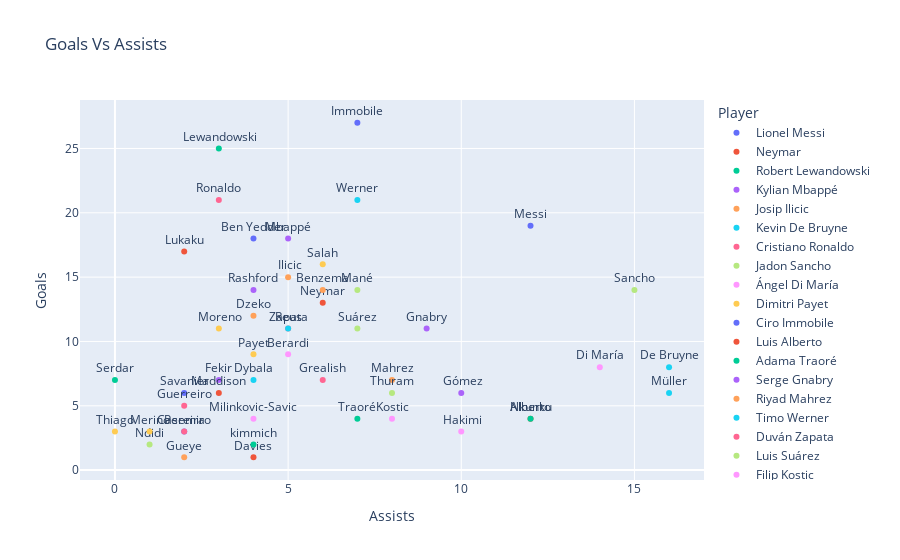

The notebook cell this image was saved under:
### Code cell
fig = px.scatter(top50,x="Assists",y="Goals",color="Player",text="Name",title="Goals Vs Assists")
fig.update_traces(textposition='top center')
fig.show()

_ = sns.displot(top50['Goals'],  kind= "hist", color = 'blue', kde = True, aspect=2,)
_ = plt.title('Goals Distribution', fontsize = 20)

_ = sns.displot(top50['Assists'], kind = "hist", color = 'red', kde = True, aspect=2)
_ = plt.title('Assists Distribution', fontsize = 20)

### Figure 1 — Plotly figure (JSON) as saved in the notebook; plotly's stock layout.template omitted (floating-point values rounded to 4 significant figures)
{"data": [{"hovertemplate": "Player=Lionel Messi<br>Assists=%{x}<br>Goals=%{y}<br>Name=%{text}<extra></extra>", "legendgroup": "Lionel Messi", "marker": {"color": "#636efa", "symbol": "circle"}, "mode": "markers+text", "name": "Lionel Messi", "orientation": "v", "showlegend": true, "text": ["Messi"], "textposition": "top center", "type": "scatter", "x": [12], "xaxis": "x", "y": [19], "yaxis": "y"}, {"hovertemplate": "Player=Neymar<br>Assists=%{x}<br>Goals=%{y}<br>Name=%{text}<extra></extra>", "legendgroup": "Neymar", "marker": {"color": "#EF553B", "symbol": "circle"}, "mode": "markers+text", "name": "Neymar", "orientation": "v", "showlegend": true, "text": ["Neymar"], "textposition": "top center", "type": "scatter", "x": [6], "xaxis": "x", "y": [13], "yaxis": "y"}, {"hovertemplate": "Player=Robert Lewandowski<br>Assists=%{x}<br>Goals=%{y}<br>Name=%{text}<extra></extra>", "legendgroup": "Robert Lewandowski", "marker": {"color": "#00cc96", "symbol": "circle"}, "mode": "markers+text", "name": "Robert Lewandowski", "orientation": "v", "showlegend": true, "text": [" Lewandowski"], "textposition": "top center", "type": "scatter", "x": [3], "xaxis": "x", "y": [25], "yaxis": "y"}, {"hovertemplate": "Player=Kylian Mbappé<br>Assists=%{x}<br>Goals=%{y}<br>Name=%{text}<extra></extra>", "legendgroup": "Kylian Mbappé", "marker": {"color": "#ab63fa", "symbol": "circle"}, "mode": "markers+text", "name": "Kylian Mbappé", "orientation": "v", "showlegend": true, "text": ["Mbappé"], "textposition": "top center", "type": "scatter", "x": [5], "xaxis": "x", "y": [18], "yaxis": "y"}, {"hovertemplate": "Player=Josip Ilicic<br>Assists=%{x}<br>Goals=%{y}<br>Name=%{text}<extra></extra>", "legendgroup": "Josip Ilicic", "marker": {"color": "#FFA15A", "symbol": "circle"}, "mode": "markers+text", "name": "Josip Ilicic", "orientation": "v", "showlegend": true, "text": [" Ilicic"], "textposition": "top center", "type": "scatter", "x": [5], "xaxis": "x", "y": [15], "yaxis": "y"}, {"hovertemplate": "Player=Kevin De Bruyne<br>Assists=%{x}<br>Goals=%{y}<br>Name=%{text}<extra></extra>", "legendgroup": "Kevin De Bruyne", "marker": {"color": "#19d3f3", "symbol": "circle"}, "mode": "markers+text", "name": "Kevin De Bruyne", "orientation": "v", "showlegend": true, "text": ["De Bruyne"], "textposition": "top center", "type": "scatter", "x": [16], "xaxis": "x", "y": [8], "yaxis": "y"}, {"hovertemplate": "Player=Cristiano Ronaldo<br>Assists=%{x}<br>Goals=%{y}<br>Name=%{text}<extra></extra>", "legendgroup": "Cristiano Ronaldo", "marker": {"color": "#FF6692", "symbol": "circle"}, "mode": "markers+text", "name": "Cristiano Ronaldo", "orientation": "v", "showlegend": true, "text": ["Ronaldo"], "textposition": "top center", "type": "scatter", "x": [3], "xaxis": "x", "y": [21], "yaxis": "y"}, {"hovertemplate": "Player=Jadon Sancho<br>Assists=%{x}<br>Goals=%{y}<br>Name=%{text}<extra></extra>", "legendgroup": "Jadon Sancho", "marker": {"color": "#B6E880", "symbol": "circle"}, "mode": "markers+text", "name": "Jadon Sancho", "orientation": "v", "showlegend": true, "text": ["Sancho"], "textposition": "top center", "type": "scatter", "x": [15], "xaxis": "x", "y": [14], "yaxis": "y"}, {"hovertemplate": "Player=Ángel Di María<br>Assists=%{x}<br>Goals=%{y}<br>Name=%{text}<extra></extra>", "legendgroup": "Ángel Di María", "marker": {"color": "#FF97FF", "symbol": "circle"}, "mode": "markers+text", "name": "Ángel Di María", "orientation": "v", "showlegend": true, "text": ["Di María"], "textposition": "top center", "type": "scatter", "x": [14], "xaxis": "x", "y": [8], "yaxis": "y"}, {"hovertemplate": "Player=Dimitri Payet<br>Assists=%{x}<br>Goals=%{y}<br>Name=%{text}<extra></extra>", "legendgroup": "Dimitri Payet", "marker": {"color": "#FECB52", "symbol": "circle"}, "mode": "markers+text", "name": "Dimitri Payet", "orientation": "v", "showlegend": true, "text": ["Payet"], "textposition": "top center", "type": "scatter", "x": [4], "xaxis": "x", "y": [9], "yaxis": "y"}, {"hovertemplate": "Player=Ciro Immobile<br>Assists=%{x}<br>Goals=%{y}<br>Name=%{text}<extra></extra>", "legendgroup": "Ciro Immobile", "marker": {"color": "#636efa", "symbol": "circle"}, "mode": "markers+text", "name": "Ciro Immobile", "orientation": "v", "showlegend": true, "text": ["Immobile"], "textposition": "top center", "type": "scatter", "x": [7], "xaxis": "x", "y": [27], "yaxis": "y"}, {"hovertemplate": "Player=Luis Alberto<br>Assists=%{x}<br>Goals=%{y}<br>Name=%{text}<extra></extra>", "legendgroup": "Luis Alberto", "marker": {"color": "#EF553B", "symbol": "circle"}, "mode": "markers+text", "name": "Luis Alberto", "orientation": "v", "showlegend": true, "text": ["Alberto"], "textposition": "top center", "type": "scatter", "x": [12], "xaxis": "x", "y": [4], "yaxis": "y"}, {"hovertemplate": "Player=Adama Traoré<br>Assists=%{x}<br>Goals=%{y}<br>Name=%{text}<extra></extra>", "legendgroup": "Adama Traoré", "marker": {"color": "#00cc96", "symbol": "circle"}, "mode": "markers+text", "name": "Adama Traoré", "orientation": "v", "showlegend": true, "text": ["Traoré"], "textposition": "top center", "type": "scatter", "x": [7], "xaxis": "x", "y": [4], "yaxis": "y"}, {"hovertemplate": "Player=Serge Gnabry<br>Assists=%{x}<br>Goals=%{y}<br>Name=%{text}<extra></extra>", "legendgroup": "Serge Gnabry", "marker": {"color": "#ab63fa", "symbol": "circle"}, "mode": "markers+text", "name": "Serge Gnabry", "orientation": "v", "showlegend": true, "text": ["Gnabry"], "textposition": "top center", "type": "scatter", "x": [9], "xaxis": "x", "y": [11], "yaxis": "y"}, {"hovertemplate": "Player=Riyad Mahrez<br>Assists=%{x}<br>Goals=%{y}<br>Name=%{text}<extra></extra>", "legendgroup": "Riyad Mahrez", "marker": {"color": "#FFA15A", "symbol": "circle"}, "mode": "markers+text", "name": "Riyad Mahrez", "orientation": "v", "showlegend": true, "text": ["Mahrez"], "textposition": "top center", "type": "scatter", "x": [8], "xaxis": "x", "y": [7], "yaxis": "y"}, {"hovertemplate": "Player=Timo Werner<br>Assists=%{x}<br>Goals=%{y}<br>Name=%{text}<extra></extra>", "legendgroup": "Timo Werner", "marker": {"color": "#19d3f3", "symbol": "circle"}, "mode": "markers+text", "name": "Timo Werner", "orientation": "v", "showlegend": true, "text": ["Werner"], "textposition": "top center", "type": "scatter", "x": [7], "xaxis": "x", "y": [21], "yaxis": "y"}, {"hovertemplate": "Player=Duván Zapata<br>Assists=%{x}<br>Goals=%{y}<br>Name=%{text}<extra></extra>", "legendgroup": "Duván Zapata", "marker": {"color": "#FF6692", "symbol": "circle"}, "mode": "markers+text", "name": "Duván Zapata", "orientation": "v", "showlegend": true, "text": ["Zapata"], "textposition": "top center", "type": "scatter", "x": [5], "xaxis": "x", "y": [11], "yaxis": "y"}, {"hovertemplate": "Player=Luis Suárez<br>Assists=%{x}<br>Goals=%{y}<br>Name=%{text}<extra></extra>", "legendgroup": "Luis Suárez", "marker": {"color": "#B6E880", "symbol": "circle"}, "mode": "markers+text", "name": "Luis Suárez", "orientation": "v", "showlegend": true, "text": ["Suárez"], "textposition": "top center", "type": "scatter", "x": [7], "xaxis": "x", "y": [11], "yaxis": "y"}, {"hovertemplate": "Player=Filip Kostic<br>Assists=%{x}<br>Goals=%{y}<br>Name=%{text}<extra></extra>", "legendgroup": "Filip Kostic", "marker": {"color": "#FF97FF", "symbol": "circle"}, "mode": "markers+text", "name": "Filip Kostic", "orientation": "v", "showlegend": true, "text": ["Kostic"], "textposition": "top center", "type": "scatter", "x": [8], "xaxis": "x", "y": [4], "yaxis": "y"}, {"hovertemplate": "Player=Thiago<br>Assists=%{x}<br>Goals=%{y}<br>Name=%{text}<extra></extra>", "legendgroup": "Thiago", "marker": {"color": "#FECB52", "symbol": "circle"}, "mode": "markers+text", "name": "Thiago", "orientation": "v", "showlegend": true, "text": ["Thiago"], "textposition": "top center", "type": "scatter", "x": [0], "xaxis": "x", "y": [3], "yaxis": "y"}, {"hovertemplate": "Player=Casemiro<br>Assists=%{x}<br>Goals=%{y}<br>Name=%{text}<extra></extra>", "legendgroup": "Casemiro", "marker": {"color": "#636efa", "symbol": "circle"}, "mode": "markers+text", "name": "Casemiro", "orientation": "v", "showlegend": true, "text": ["Casemiro"], "textposition": "top center", "type": "scatter", "x": [2], "xaxis": "x", "y": [3], "yaxis": "y"}, {"hovertemplate": "Player=Alphonso Davies<br>Assists=%{x}<br>Goals=%{y}<br>Name=%{text}<extra></extra>", "legendgroup": "Alphonso Davies", "marker": {"color": "#EF553B", "symbol": "circle"}, "mode": "markers+text", "name": "Alphonso Davies", "orientation": "v", "showlegend": true, "text": ["Davies"], "textposition": "top center", "type": "scatter", "x": [4], "xaxis": "x", "y": [1], "yaxis": "y"}, {"hovertemplate": "Player=Christopher Nkunku<br>Assists=%{x}<br>Goals=%{y}<br>Name=%{text}<extra></extra>", "legendgroup": "Christopher Nkunku", "marker": {"color": "#00cc96", "symbol": "circle"}, "mode": "markers+text", "name": "Christopher Nkunku", "orientation": "v", "showlegend": true, "text": ["Nkunku"], "textposition": "top center", "type": "scatter", "x": [12], "xaxis": "x", "y": [4], "yaxis": "y"}, {"hovertemplate": "Player=Alejandro Gómez<br>Assists=%{x}<br>Goals=%{y}<br>Name=%{text}<extra></extra>", "legendgroup": "Alejandro Gómez", "marker": {"color": "#ab63fa", "symbol": "circle"}, "mode": "markers+text", "name": "Alejandro Gómez", "orientation": "v", "showlegend": true, "text": [" Gómez"], "textposition": "top center", "type": "scatter", "x": [10], "xaxis": "x", "y": [6], "yaxis": "y"}, {"hovertemplate": "Player=Edin Dzeko<br>Assists=%{x}<br>Goals=%{y}<br>Name=%{text}<extra></extra>", "legendgroup": "Edin Dzeko", "marker": {"color": "#FFA15A", "symbol": "circle"}, "mode": "markers+text", "name": "Edin Dzeko", "orientation": "v", "showlegend": true, "text": ["Dzeko"], "textposition": "top center", "type": "scatter", "x": [4], "xaxis": "x", "y": [12], "yaxis": "y"}, {"hovertemplate": "Player=Marco Reus<br>Assists=%{x}<br>Goals=%{y}<br>Name=%{text}<extra></extra>", "legendgroup": "Marco Reus", "marker": {"color": "#19d3f3", "symbol": "circle"}, "mode": "markers+text", "name": "Marco Reus", "orientation": "v", "showlegend": true, "text": ["Reus"], "textposition": "top center", "type": "scatter", "x": [5], "xaxis": "x", "y": [11], "yaxis": "y"}, {"hovertemplate": "Player=Ricardo Pereira<br>Assists=%{x}<br>Goals=%{y}<br>Name=%{text}<extra></extra>", "legendgroup": "Ricardo Pereira", "marker": {"color": "#FF6692", "symbol": "circle"}, "mode": "markers+text", "name": "Ricardo Pereira", "orientation": "v", "showlegend": true, "text": ["Pereira"], "textposition": "top center", "type": "scatter", "x": [2], "xaxis": "x", "y": [3], "yaxis": "y"}, {"hovertemplate": "Player=Sadio Mané<br>Assists=%{x}<br>Goals=%{y}<br>Name=%{text}<extra></extra>", "legendgroup": "Sadio Mané", "marker": {"color": "#B6E880", "symbol": "circle"}, "mode": "markers+text", "name": "Sadio Mané", "orientation": "v", "showlegend": true, "text": ["Mané"], "textposition": "top center", "type": "scatter", "x": [7], "xaxis": "x", "y": [14], "yaxis": "y"}, {"hovertemplate": "Player=Domenico Berardi<br>Assists=%{x}<br>Goals=%{y}<br>Name=%{text}<extra></extra>", "legendgroup": "Domenico Berardi", "marker": {"color": "#FF97FF", "symbol": "circle"}, "mode": "markers+text", "name": "Domenico Berardi", "orientation": "v", "showlegend": true, "text": ["Berardi"], "textposition": "top center", "type": "scatter", "x": [5], "xaxis": "x", "y": [9], "yaxis": "y"}, {"hovertemplate": "Player=Mohamed Salah<br>Assists=%{x}<br>Goals=%{y}<br>Name=%{text}<extra></extra>", "legendgroup": "Mohamed Salah", "marker": {"color": "#FECB52", "symbol": "circle"}, "mode": "markers+text", "name": "Mohamed Salah", "orientation": "v", "showlegend": true, "text": ["Salah"], "textposition": "top center", "type": "scatter", "x": [6], "xaxis": "x", "y": [16], "yaxis": "y"}, {"hovertemplate": "Player=Téji Savanier<br>Assists=%{x}<br>Goals=%{y}<br>Name=%{text}<extra></extra>", "legendgroup": "Téji Savanier", "marker": {"color": "#636efa", "symbol": "circle"}, "mode": "markers+text", "name": "Téji Savanier", "orientation": "v", "showlegend": true, "text": ["Savanier"], "textposition": "top center", "type": "scatter", "x": [2], "xaxis": "x", "y": [6], "yaxis": "y"}, {"hovertemplate": "Player=Romelu Lukaku<br>Assists=%{x}<br>Goals=%{y}<br>Name=%{text}<extra></extra>", "legendgroup": "Romelu Lukaku", "marker": {"color": "#EF553B", "symbol": "circle"}, "mode": "markers+text", "name": "Romelu Lukaku", "orientation": "v", "showlegend": true, "text": ["Lukaku"], "textposition": "top center", "type": "scatter", "x": [2], "xaxis": "x", "y": [17], "yaxis": "y"}, {"hovertemplate": "Player=Suat Serdar<br>Assists=%{x}<br>Goals=%{y}<br>Name=%{text}<extra></extra>", "legendgroup": "Suat Serdar", "marker": {"color": "#00cc96", "symbol": "circle"}, "mode": "markers+text", "name": "Suat Serdar", "orientation": "v", "showlegend": true, "text": ["Serdar"], "textposition": "top center", "type": "scatter", "x": [0], "xaxis": "x", "y": [7], "yaxis": "y"}, {"hovertemplate": "Player=Nabil Fekir<br>Assists=%{x}<br>Goals=%{y}<br>Name=%{text}<extra></extra>", "legendgroup": "Nabil Fekir", "marker": {"color": "#ab63fa", "symbol": "circle"}, "mode": "markers+text", "name": "Nabil Fekir", "orientation": "v", "showlegend": true, "text": ["Fekir"], "textposition": "top center", "type": "scatter", "x": [3], "xaxis": "x", "y": [7], "yaxis": "y"}, {"hovertemplate": "Player=Karim Benzema<br>Assists=%{x}<br>Goals=%{y}<br>Name=%{text}<extra></extra>", "legendgroup": "Karim Benzema", "marker": {"color": "#FFA15A", "symbol": "circle"}, "mode": "markers+text", "name": "Karim Benzema", "orientation": "v", "showlegend": true, "text": ["Benzema"], "textposition": "top center", "type": "scatter", "x": [6], "xaxis": "x", "y": [14], "yaxis": "y"}, {"hovertemplate": "Player=Paulo Dybala<br>Assists=%{x}<br>Goals=%{y}<br>Name=%{text}<extra></extra>", "legendgroup": "Paulo Dybala", "marker": {"color": "#19d3f3", "symbol": "circle"}, "mode": "markers+text", "name": "Paulo Dybala", "orientation": "v", "showlegend": true, "text": ["Dybala"], "textposition": "top center", "type": "scatter", "x": [4], "xaxis": "x", "y": [7], "yaxis": "y"}, {"hovertemplate": "Player=Raphael Guerreiro<br>Assists=%{x}<br>Goals=%{y}<br>Name=%{text}<extra></extra>", "legendgroup": "Raphael Guerreiro", "marker": {"color": "#FF6692", "symbol": "circle"}, "mode": "markers+text", "name": "Raphael Guerreiro", "orientation": "v", "showlegend": true, "text": ["Guerreiro"], "textposition": "top center", "type": "scatter", "x": [2], "xaxis": "x", "y": [5], "yaxis": "y"}, {"hovertemplate": "Player=Wilfred Ndidi<br>Assists=%{x}<br>Goals=%{y}<br>Name=%{text}<extra></extra>", "legendgroup": "Wilfred Ndidi", "marker": {"color": "#B6E880", "symbol": "circle"}, "mode": "markers+text", "name": "Wilfred Ndidi", "orientation": "v", "showlegend": true, "text": ["Ndidi"], "textposition": "top center", "type": "scatter", "x": [1], "xaxis": "x", "y": [2], "yaxis": "y"}, {"hovertemplate": "Player=Achraf Hakimi<br>Assists=%{x}<br>Goals=%{y}<br>Name=%{text}<extra></extra>", "legendgroup": "Achraf Hakimi", "marker": {"color": "#FF97FF", "symbol": "circle"}, "mode": "markers+text", "name": "Achraf Hakimi", "orientation": "v", "showlegend": true, "text": [" Hakimi"], "textposition": "top center", "type": "scatter", "x": [10], "xaxis": "x", "y": [3], "yaxis": "y"}, {"hovertemplate": "Player=Mikel Merino<br>Assists=%{x}<br>Goals=%{y}<br>Name=%{text}<extra></extra>", "legendgroup": "Mikel Merino", "marker": {"color": "#FECB52", "symbol": "circle"}, "mode": "markers+text", "name": "Mikel Merino", "orientation": "v", "showlegend": true, "text": ["Merino"], "textposition": "top center", "type": "scatter", "x": [1], "xaxis": "x", "y": [3], "yaxis": "y"}, {"hovertemplate": "Player=Wissam Ben Yedder<br>Assists=%{x}<br>Goals=%{y}<br>Name=%{text}<extra></extra>", "legendgroup": "Wissam Ben Yedder", "marker": {"color": "#636efa", "symbol": "circle"}, "mode": "markers+text", "name": "Wissam Ben Yedder", "orientation": "v", "showlegend": true, "text": ["Ben Yedder"], "textposition": "top center", "type": "scatter", "x": [4], "xaxis": "x", "y": [18], "yaxis": "y"}, {"hovertemplate": "Player=James Maddison<br>Assists=%{x}<br>Goals=%{y}<br>Name=%{text}<extra></extra>", "legendgroup": "James Maddison", "marker": {"color": "#EF553B", "symbol": "circle"}, "mode": "markers+text", "name": "James Maddison", "orientation": "v", "showlegend": true, "text": ["Maddison"], "textposition": "top center", "type": "scatter", "x": [3], "xaxis": "x", "y": [6], "yaxis": "y"}, {"hovertemplate": "Player=Joshua Kimmich<br>Assists=%{x}<br>Goals=%{y}<br>Name=%{text}<extra></extra>", "legendgroup": "Joshua Kimmich", "marker": {"color": "#00cc96", "symbol": "circle"}, "mode": "markers+text", "name": "Joshua Kimmich", "orientation": "v", "showlegend": true, "text": ["kimmich"], "textposition": "top center", "type": "scatter", "x": [4], "xaxis": "x", "y": [2], "yaxis": "y"}, {"hovertemplate": "Player=Marcus Rashford<br>Assists=%{x}<br>Goals=%{y}<br>Name=%{text}<extra></extra>", "legendgroup": "Marcus Rashford", "marker": {"color": "#ab63fa", "symbol": "circle"}, "mode": "markers+text", "name": "Marcus Rashford", "orientation": "v", "showlegend": true, "text": ["Rashford"], "textposition": "top center", "type": "scatter", "x": [4], "xaxis": "x", "y": [14], "yaxis": "y"}, {"hovertemplate": "Player=Idrissa Gueye<br>Assists=%{x}<br>Goals=%{y}<br>Name=%{text}<extra></extra>", "legendgroup": "Idrissa Gueye", "marker": {"color": "#FFA15A", "symbol": "circle"}, "mode": "markers+text", "name": "Idrissa Gueye", "orientation": "v", "showlegend": true, "text": ["Gueye"], "textposition": "top center", "type": "scatter", "x": [2], "xaxis": "x", "y": [1], "yaxis": "y"}, {"hovertemplate": "Player=Thomas Müller<br>Assists=%{x}<br>Goals=%{y}<br>Name=%{text}<extra></extra>", "legendgroup": "Thomas Müller", "marker": {"color": "#19d3f3", "symbol": "circle"}, "mode": "markers+text", "name": "Thomas Müller", "orientation": "v", "showlegend": true, "text": ["Müller"], "textposition": "top center", "type": "scatter", "x": [16], "xaxis": "x", "y": [6], "yaxis": "y"}, {"hovertemplate": "Player=Jack Grealish<br>Assists=%{x}<br>Goals=%{y}<br>Name=%{text}<extra></extra>", "legendgroup": "Jack Grealish", "marker": {"color": "#FF6692", "symbol": "circle"}, "mode": "markers+text", "name": "Jack Grealish", "orientation": "v", "showlegend": true, "text": ["Grealish"], "textposition": "top center", "type": "scatter", "x": [6], "xaxis": "x", "y": [7], "yaxis": "y"}, {"hovertemplate": "Player=Marcus Thuram<br>Assists=%{x}<br>Goals=%{y}<br>Name=%{text}<extra></extra>", "legendgroup": "Marcus Thuram", "marker": {"color": "#B6E880", "symbol": "circle"}, "mode": "markers+text", "name": "Marcus Thuram", "orientation": "v", "showlegend": true, "text": ["Thuram"], "textposition": "top center", "type": "scatter", "x": [8], "xaxis": "x", "y": [6], "yaxis": "y"}, {"hovertemplate": "Player=Sergej Milinkovic-Savic<br>Assists=%{x}<br>Goals=%{y}<br>Name=%{text}<extra></extra>", "legendgroup": "Sergej Milinkovic-Savic", "marker": {"color": "#FF97FF", "symbol": "circle"}, "mode": "markers+text", "name": "Sergej Milinkovic-Savic", "orientation": "v", "showlegend": true, "text": ["Milinkovic-Savic"], "textposition": "top center", "type": "scatter", "x": [4], "xaxis": "x", "y": [4], "yaxis": "y"}, {"hovertemplate": "Player=Gerard Moreno<br>Assists=%{x}<br>Goals=%{y}<br>Name=%{text}<extra></extra>", "legendgroup": "Gerard Moreno", "marker": {"color": "#FECB52", "symbol": "circle"}, "mode": "markers+text", "name": "Gerard Moreno", "orientation": "v", "showlegend": true, "text": [" Moreno"], "textposition": "top center", "type": "scatter", "x": [3], "xaxis": "x", "y": [11], "yaxis": "y"}], "layout": {"legend": {"title": {"text": "Player"}, "tracegroupgap": 0}, "title": {"text": "Goals Vs Assists"}, "xaxis": {"anchor": "y", "domain": [0, 1], "title": {"text": "Assists"}}, "yaxis": {"anchor": "x", "domain": [0, 1], "title": {"text": "Goals"}}}}
